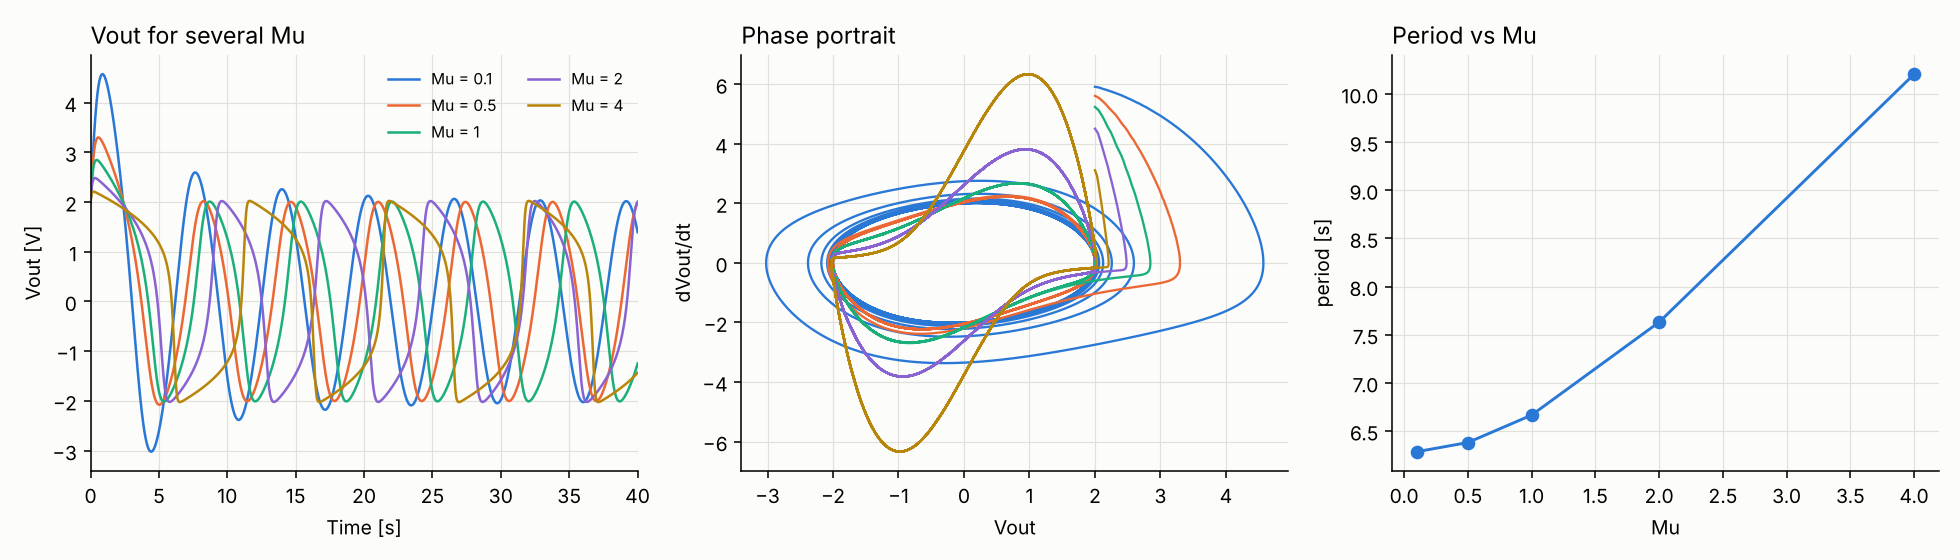

Recreate this plot in Python.
# Van der Pol oscillator: parametric sweep of Mu with cir.sweep(param="R1.Mu", list=[...])
import numpy as np
import matplotlib; matplotlib.use("Agg")
import matplotlib.pyplot as plt
from scipy.integrate import solve_ivp
from pyams.lib import circuit
from pyams.models import NonlinearResistance, CapacitorIc, InductorIc

mus = [0.1, 0.5, 1.0, 2.0, 4.0]
R1 = NonlinearResistance("Vout", "0")
C1 = CapacitorIc("Vout", "0"); C1.setParams("C=1 Ic=2")
L1 = InductorIc("Vout", "0");  L1.setParams("L=1 Ic=-6")
cir = circuit(); cir.addElements({"R1": R1, "C1": C1, "L1": L1}); cir.setOutPuts("Vout")
cir.analysis(mode="tran", start=0, stop=80, step=0.01, adaptive=True, max_step=0.02, order=2, lte=1e-5)
cir.sweep(param="R1.Mu", list=mus)
runs = cir.run()                                    # one result dict per Mu

def period(t, v):
    up = t[1:][(v[:-1] < 0) & (v[1:] >= 0)]
    return np.diff(up[-3:]).mean()

cols = ["#2a78d6", "#eb6834", "#1baf7a", "#8a63d2", "#b8860b"]
fig, ax = plt.subplots(1, 3, figsize=(14, 4), facecolor="#fcfcfb")
print(" Mu    amplitude   period PyAMS   period scipy")
Ts = []
for r, c in zip(runs, cols):
    mu = r["param"]; t = np.array(r["time"]); v = np.array(r["Vout"])
    f = lambda tt, y: [-y[1] - mu * (y[0]**3 / 3 - y[0]), y[0]]
    ref = solve_ivp(f, (0, 80), [2.0, -6.0], rtol=1e-10, atol=1e-12, dense_output=True, t_eval=t)
    Tp, Tr = period(t, v), period(t, ref.y[0]); Ts.append(Tp)
    print("%4.1f   %8.3f   %10.3f   %10.3f" % (mu, v[t > 40].max(), Tp, Tr))
    ax[0].plot(t, v, color=c, lw=1.3, label="Mu = %g" % mu)
    ax[1].plot(v, np.gradient(v, t), color=c, lw=1.2)
ax[0].set_xlim(0, 40); ax[0].set_xlabel("Time [s]"); ax[0].set_ylabel("Vout [V]"); ax[0].legend(frameon=False, ncol=2, fontsize=8); ax[0].set_title("Vout for several Mu", loc="left")
ax[1].set_xlabel("Vout"); ax[1].set_ylabel("dVout/dt"); ax[1].set_title("Phase portrait", loc="left")
ax[2].plot(mus, Ts, "o-", color="#2a78d6"); ax[2].set_xlabel("Mu"); ax[2].set_ylabel("period [s]"); ax[2].set_title("Period vs Mu", loc="left")
for a in ax:
    a.set_facecolor("#fcfcfb"); a.grid(color="#e1e0d9", lw=.6)
    for s in ("top", "right"): a.spines[s].set_visible(False)
plt.tight_layout(); plt.savefig("van_der_pol_sweep.png", dpi=140)
